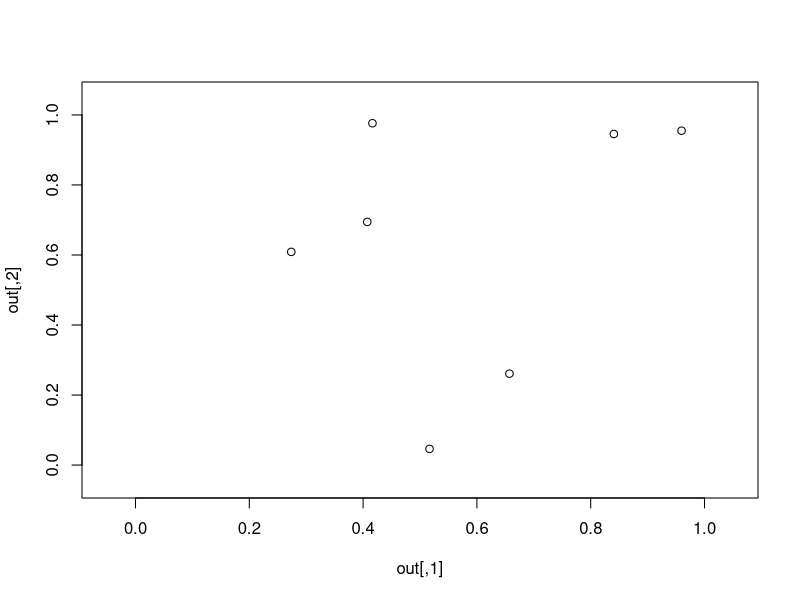
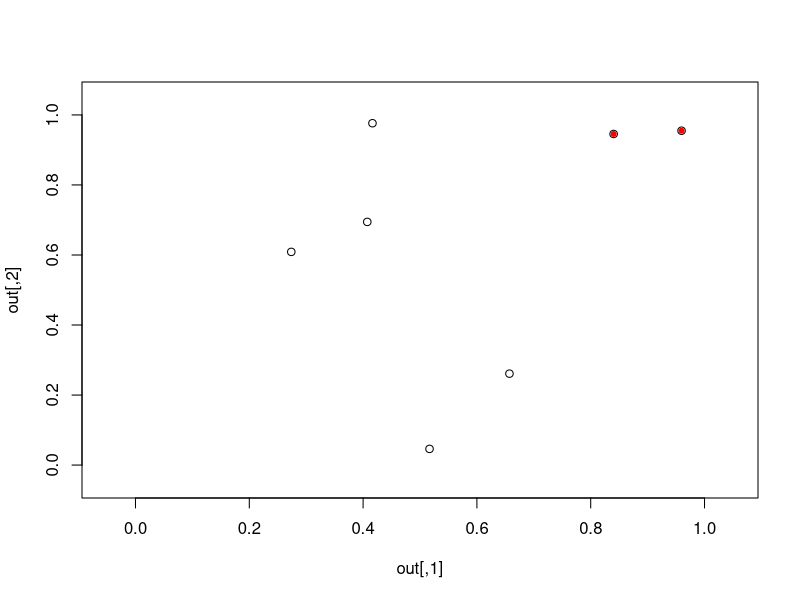
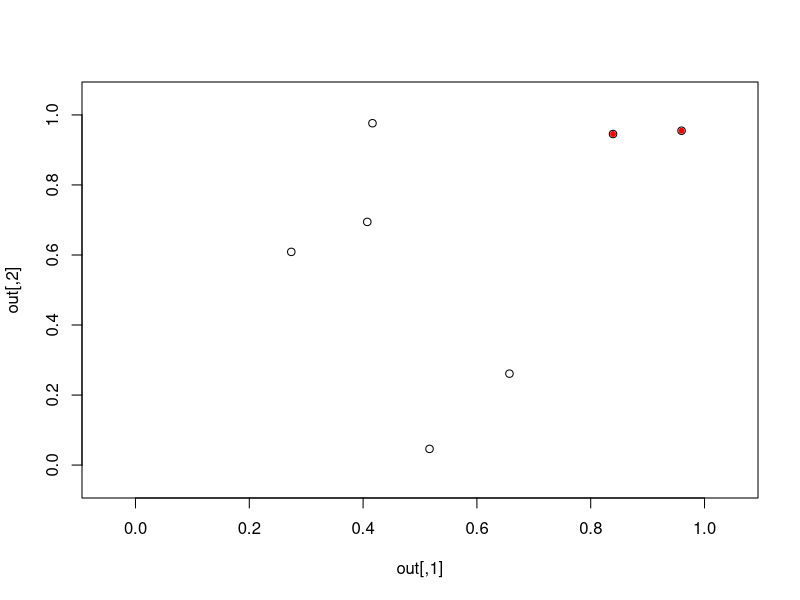
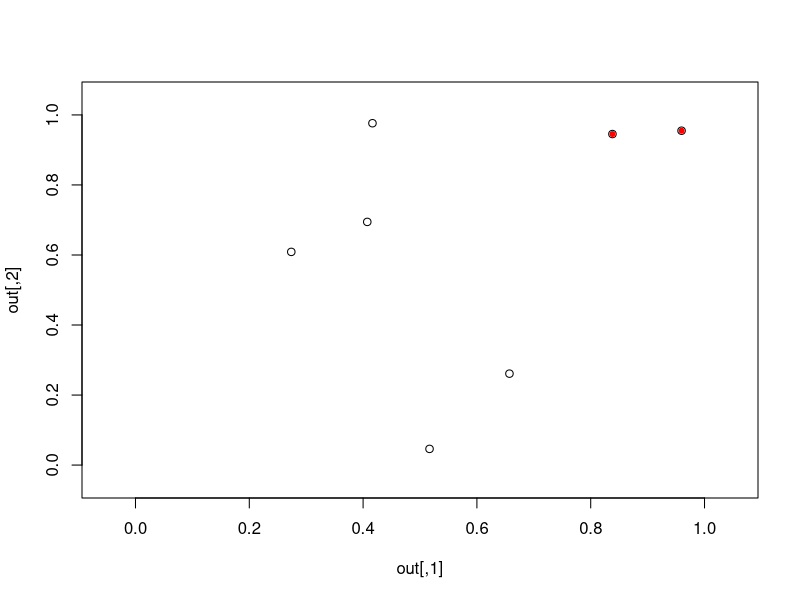
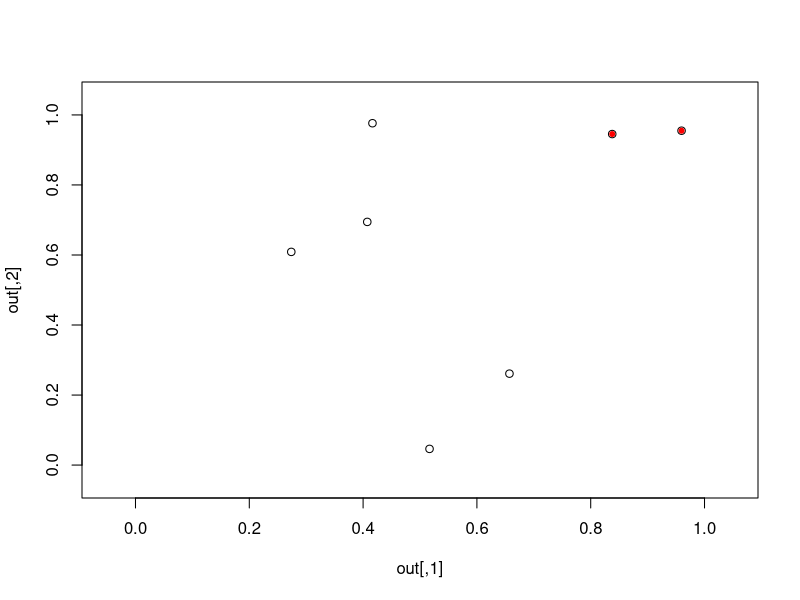
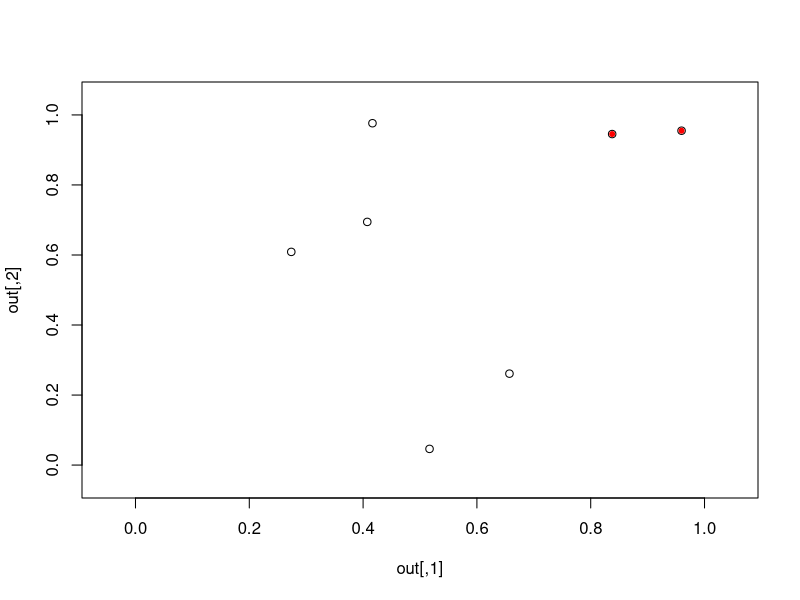
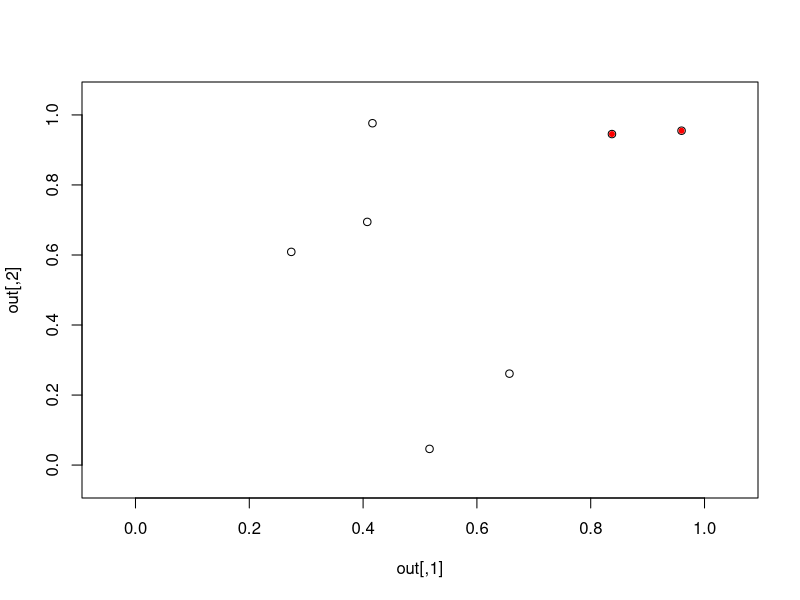
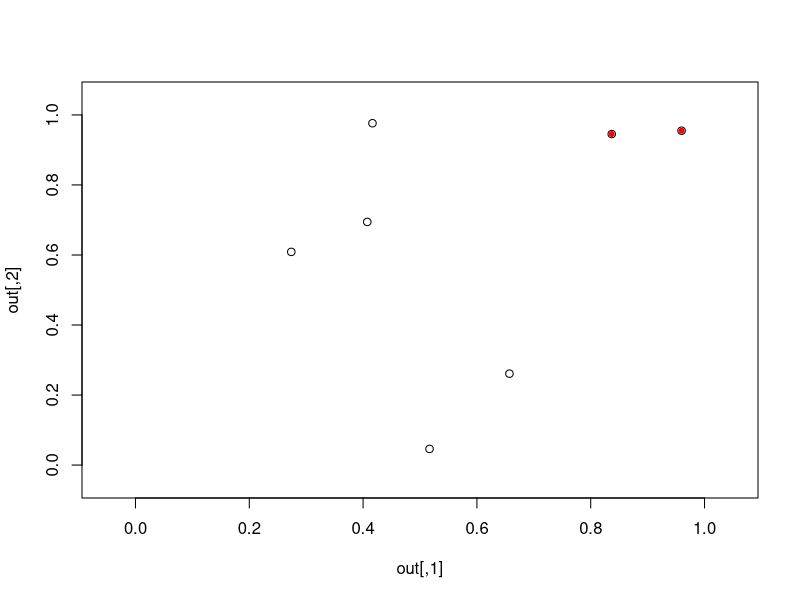

Reproduce these figures in R, in order.

### Distance: Maximin (maximizing the minimum distance)
maximin=function(default=0,n,dimension=2,domain=c(0,1),
	maxdif=sqrt(n)/100, showplot=TRUE, track.weight=3){
	d=dimension
	out=default
	if (!is.matrix(default)){
		# initial scatter
		out=matrix(runif(n*d),n,d)
		}
	all.mu = out
	all.sig = double(n)-1
	all.sig = matrix(rep(-1,n*d),n,d)
	if (showplot){
		if (d==1)
			plot(out,integer(n),xlim=c(-0.05,1.05),ylim=c(-0.5,0.5))
		if (d==2)
			plot(out,xlim=c(-0.05,1.05),ylim=c(-0.05,1.05))
		if (d > 2)
			print ("Plots not available for dimensions higher than 2.")
		}
	count=0
	while ( !row.check(abs(out - all.mu)<=all.sig) || count < 0 ){
		count=count+1
		pair.index=coor.out(out)
		pair.dist=min(dist(out))
		pair.index=sample(pair.index)
		direction=out[pair.index[1],]-out[pair.index[2],]
		scalar=runif(1,0,maxdif)
		for (i in 1:d){
			out[pair.index[1],i]=out[pair.index[1],i]+scalar*direction[i]
			out[pair.index[1],i]=stay.in.bounds(out[pair.index[1],i])
			all.mu[pair.index[1],i]=
				(track.weight*all.mu[pair.index[1],i]+
					out[pair.index[1],i])/(track.weight+1)
			all.sig[pair.index[1],]=
				(track.weight*all.sig[pair.index[1],1] + sd(c(all.mu[pair.index[1],i],
				all.mu[pair.index[1],i],out[pair.index[1],i]))) / (track.weight+1)
			}
		if (showplot){
			if (d==1){
				plot(out,integer(n),xlim=c(-0.05,1.05),ylim=c(-0.5,0.5))
				points(out[pair.index,],c(0,0),col='red',pch=20)
				}
			if (d==2){
				plot(out,xlim=c(-0.05,1.05),ylim=c(-0.05,1.05))
				points(out[pair.index,],col='red',pch=20)
				}
			}
		print(abs(out - all.mu)<all.sig)
		#print(all.sig)
		}
	return(out)
	}
### Gets the two index of the set of points that 
### have the smallest distance
coor.out=function(mat){
	n=dim(mat)[1]
	point=c(2,1)
	x=which.min(dist(mat))
	while (x>n-point[2]){
		x=x-(n-point[2])
		point=point+1
		}
	point[1]=(point[1]:n)[x]
	return(point)
	}
stay.in.bounds=function(x,bounds=c(0,1)){
	if (x < bounds[1]){
		x = bounds[1]
		}
	if (x > bounds[2]){
		x = bounds[2]
		}
	return(x)
	}
row.check=function(x){
	n=dim(x)[1]
	test=TRUE
	for (i in 1:n){
		test = all(test,any(x[i,]))
		if (!test)
			break
		}
	return(test)
	}

maximin(0,7,2,maxdif=0.01,track.weight=3)
